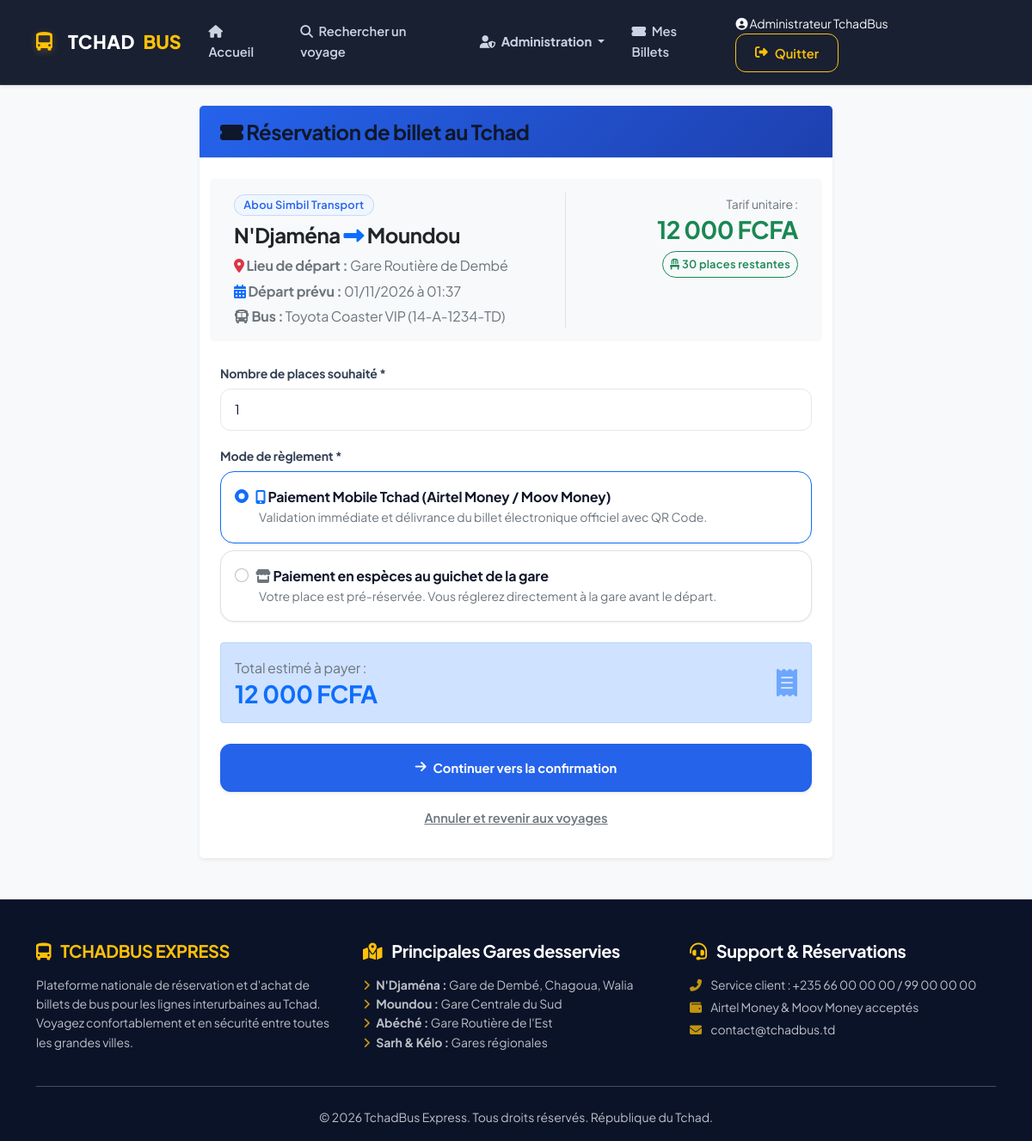
The app's page /reservation.php?id=1 (signed in) with its own data.
### tables this page shows
CREATE TABLE IF NOT EXISTS `voyages` (
  `id` INT AUTO_INCREMENT PRIMARY KEY,
  `ville_depart` VARCHAR(100) NOT NULL,
  `ville_arrivee` VARCHAR(100) NOT NULL,
  `gare_depart` VARCHAR(150) DEFAULT 'Gare Routière Centrale',
  `date_depart` DATETIME NOT NULL,
  `date_arrivee` DATETIME NOT NULL,
  `prix` DECIMAL(10,2) NOT NULL,
  `places_disponibles` INT NOT NULL,
  `compagnie` VARCHAR(100) DEFAULT 'TchadBus Express',
  `vehicule_id` INT DEFAULT NULL,
  `chauffeur_id` INT DEFAULT NULL,
  `created_at` TIMESTAMP DEFAULT CURRENT_TIMESTAMP,
  FOREIGN KEY (`vehicule_id`) REFERENCES `vehicules`(`id`) ON DELETE SET NULL,
  FOREIGN KEY (`chauffeur_id`) REFERENCES `chauffeurs`(`id`) ON DELETE SET NULL
);

CREATE TABLE IF NOT EXISTS `vehicules` (
  `id` INT AUTO_INCREMENT PRIMARY KEY,
  `marque` VARCHAR(100) NOT NULL,
  `immatriculation` VARCHAR(50) NOT NULL,
  `capacite` INT NOT NULL,
  `climatise` TINYINT(1) DEFAULT 1,
  `created_at` TIMESTAMP DEFAULT CURRENT_TIMESTAMP
);

### reservation.php (the view, shortened to what this page needs)
<?php
$database = new Database();
$db = $database->getConnection();
$voyage_id = intval($_GET['id']);
$query = "SELECT v.*, ve.marque, ve.immatriculation, c.nom as chauffeur_nom, c.telephone as chauffeur_tel
          FROM voyages v
          LEFT JOIN vehicules ve ON v.vehicule_id = ve.id
          LEFT JOIN chauffeurs c ON v.chauffeur_id = c.id
          WHERE v.id = :id AND v.date_depart > NOW() AND v.places_disponibles > 0";
$stmt = $db->prepare($query);
$stmt->bindParam(':id', $voyage_id);
$stmt->execute();
$voyage = $stmt->fetch(PDO::FETCH_ASSOC);
include 'includes/header.php';
?>
<div class="row justify-content-center">
    <div class="col-md-9 col-lg-8">
        <div class="card shadow-sm border-0 rounded-3">
            <div class="card-header bg-primary text-white py-3">
                <h4 class="mb-0"><i class="fas fa-ticket-alt"></i> Réservation de billet au Tchad</h4>
            </div>
            <div class="card-body p-4">
                <div class="row mb-4 p-3 bg-light rounded-3">
                    <div class="col-md-7">
                        <span class="badge bg-primary mb-2"><?php echo htmlspecialchars($voyage['compagnie'] ?? 'Tchad Transport'); ?></span>
                        <h4 class="fw-bold text-dark">
                            <?php echo htmlspecialchars($voyage['ville_depart']); ?>
                            <i class="fas fa-long-arrow-alt-right text-primary"></i>
                            <?php echo htmlspecialchars($voyage['ville_arrivee']); ?>
                        </h4>
                        <p class="mb-1 text-muted">
                            <i class="fas fa-map-marker-alt text-danger"></i> <strong>Lieu de départ :</strong> <?php echo htmlspecialchars($voyage['gare_depart'] ?? 'Gare Routière'); ?>
                        </p>
                        <p class="mb-1 text-muted">
                            <i class="fas fa-calendar-alt text-primary"></i> <strong>Départ prévu :</strong> <?php echo date('d/m/Y à H:i', strtotime($voyage['date_depart'])); ?>
                        </p>
                        <p class="mb-0 text-muted">
                            <i class="fas fa-bus"></i> <strong>Bus :</strong> <?php echo htmlspecialchars($voyage['marque']); ?> (<?php echo htmlspecialchars($voyage['immatriculation']); ?>)
                        </p>
                    </div>
                    <div class="col-md-5 text-md-end text-start mt-3 mt-md-0 border-start ps-md-4">
                        <div class="mb-2">
                            <span class="text-muted small">Tarif unitaire :</span>
                            <div class="h3 fw-bold text-success mb-0"><?php echo number_format($voyage['prix'], 0, ',', ' '); ?> FCFA</div>
                        </div>
                        <span class="badge bg-success-soft text-success border border-success p-2">
                            <i class="fas fa-chair"></i> <?php echo $voyage['places_disponibles']; ?> places restantes
                        </span>
                    </div>
                </div>
                <form method="POST" action="">
                    <div class="mb-3">
                        <label for="nombre_places" class="form-label fw-bold">Nombre de places souhaité *</label>
                        <input type="number" class="form-control form-control-lg" id="nombre_places" name="nombre_places"
                               min="1" max="<?php echo $voyage['places_disponibles']; ?>" value="1" required>
                    </div>
                    <div class="mb-4">
                        <label class="form-label fw-bold">Mode de règlement *</label>
                        <div class="card p-3 mb-2 border-primary">
                            <div class="form-check">
                                <input class="form-check-input" type="radio" name="mode_reservation" id="opt_online" value="en_ligne" checked>
                                <label class="form-check-label fw-bold" for="opt_online">
                                    <i class="fas fa-mobile-alt text-primary"></i> Paiement Mobile Tchad (Airtel Money / Moov Money)
                                </label>
                                <div class="text-muted small ps-1">Validation immédiate et délivrance du billet électronique officiel avec QR Code.</div>
                            </div>
                        </div>
                        <div class="card p-3 border">
                            <div class="form-check">
                                <input class="form-check-input" type="radio" name="mode_reservation" id="opt_counter" value="guichet">
                                <label class="form-check-label fw-bold" for="opt_counter">
                                    <i class="fas fa-store text-secondary"></i> Paiement en espèces au guichet de la gare
                                </label>
                                <div class="text-muted small ps-1">Votre place est pré-réservée. Vous réglerez directement à la gare avant le départ.</div>
                            </div>
                        </div>
                    </div>
                    <div class="alert alert-primary d-flex justify-content-between align-items-center p-3 mb-4">
                        <div>
                            <span class="text-muted">Total estimé à payer :</span>
                            <div class="h3 fw-bold text-primary mb-0"><span id="total"><?php echo number_format($voyage['prix'], 0, ',', ' '); ?></span> FCFA</div>
                        </div>
                        <i class="fas fa-receipt fa-2x text-primary opacity-50"></i>
                    </div>
                    <div class="d-grid gap-2">
                        <button type="submit" class="btn btn-primary btn-lg fw-bold py-3 shadow-sm">
                            <i class="fas fa-arrow-right"></i> Continuer vers la confirmation
                        </button>
                        <a href="index.php" class="btn btn-link text-muted text-center">Annuler et revenir aux voyages</a>
                    </div>
                </form>
            </div>
        </div>
    </div>
</div>
<?php include 'includes/footer.php'; ?>

### assets/css/style.css (style rules this page uses)
:root { --primary-color: #2563eb; --primary-hover: #1d4ed8; --primary-light: #eff6ff; --primary-dark: #1e40af; --secondary-color: #0f172a; --secondary-light: #334155; --success-color: #10b981; --success-light: #ecfdf5; --warning-color: #f59e0b; --warning-light: #fffbeb; --danger-color: #ef4444; --danger-light: #fef2f2; --info-color: #06b6d4; --info-light: #ecfeff; --bg-main: #f8fafc; --bg-card: #ffffff; --border-color: #e2e8f0; --border-hover: #cbd5e1; --text-main: #0f172a; --text-muted: #64748b; --text-light: #94a3b8; --shadow-sm: 0 1px 3px rgba(0, 0, 0, 0.05), 0 1px 2px rgba(0, 0, 0, 0.03); --shadow-md: 0 4px 6px -1px rgba(0, 0, 0, 0.06), 0 2px 4px -2px rgba(0, 0, 0, 0.04); --shadow-lg: 0 10px 25px -5px rgba(0, 0, 0, 0.06), 0 8px 10px -6px rgba(0, 0, 0, 0.04); --shadow-xl: 0 20px 35px -5px rgba(37, 99, 235, 0.12), 0 10px 10px -5px rgba(0, 0, 0, 0.03); --radius-sm: 8px; --radius-md: 12px; --radius-lg: 16px; --radius-xl: 24px; --radius-pill: 9999px; --transition-fast: 0.15s ease; --transition-normal: 0.25s cubic-bezier(0.16, 1, 0.3, 1); }
*, *::before, *::after { box-sizing: border-box; }
html { scroll-behavior: smooth; }
body { font-family: 'Plus Jakarta Sans', system-ui, -apple-system, sans-serif; background-color: var(--bg-main); color: var(--text-main); line-height: 1.6; min-height: 100vh; display: flex; flex-direction: column; -webkit-font-smoothing: antialiased; }
h1, h2, h3, h4, h5, h6, .h1, .h2, .h3, .h4, .h5, .h6 { font-weight: 700; color: var(--text-main); letter-spacing: -0.02em; }
p, span, label { letter-spacing: -0.01em; }
.card { background-color: var(--bg-card); border: 1px solid var(--border-color); border-radius: var(--radius-lg); box-shadow: var(--shadow-sm); transition: var(--transition-normal); overflow: hidden; }
.card-header { background-color: #ffffff; border-bottom: 1px solid var(--border-color); padding: 1.25rem 1.5rem; font-weight: 700; }
.card-header.bg-primary { background: linear-gradient(135deg, var(--primary-color) 0%, var(--primary-dark) 100%) !important; }
.card-body { padding: 1.5rem; }
.btn { font-weight: 600; font-size: 0.92rem; padding: 0.65rem 1.35rem; border-radius: var(--radius-md); transition: var(--transition-fast); display: inline-flex; align-items: center; justify-content: center; gap: 0.5rem; }
.btn-primary { background-color: var(--primary-color); border-color: var(--primary-color); color: #ffffff; box-shadow: 0 2px 4px rgba(37, 99, 235, 0.2); }
.form-label { font-weight: 600; font-size: 0.88rem; color: var(--secondary-light); margin-bottom: 0.4rem; }
.form-control, .form-select { font-family: inherit; font-size: 0.95rem; padding: 0.75rem 1rem; border: 1.5px solid var(--border-color); border-radius: var(--radius-md); background-color: #ffffff; color: var(--text-main); transition: var(--transition-fast); }
.badge { font-weight: 600; font-size: 0.8rem; padding: 0.4em 0.8em; border-radius: var(--radius-pill); letter-spacing: 0.02em; }
.badge.bg-primary { background-color: var(--primary-light) !important; color: var(--primary-color) !important; border: 1px solid rgba(37, 99, 235, 0.2); }

### records on screen
voyages: compagnie "Abou Simbil Transport", ville_depart "N'Djaména", ville_arrivee "Moundou", gare_depart "Gare Routière de Dembé", date_depart "01/11/2026 à 01:37", vehicule.marque "Toyota Coaster VIP", vehicule.immatriculation "14-A-1234-TD", prix "12 000", places_disponibles "30"

### other values on screen
$_SESSION['user_name'] "Administrateur TchadBus"
